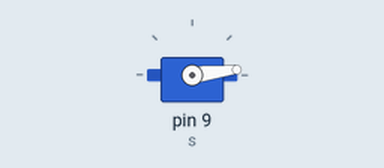
Simulated run of this sketch. Board: Arduino Uno, built with avr-gcc and run on an emulated ATmega328P. On the bench: servo.

Above: at 0.05 s.
At 0.85 s:
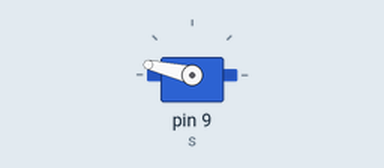
At 1.2 s:
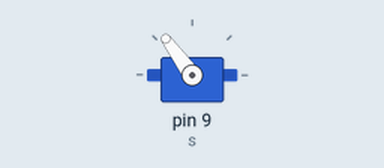
At 1.7 s:
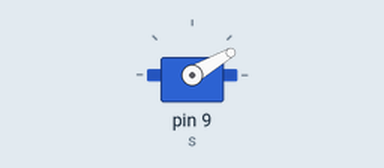
Timing chart, 0 to 4.2 s (numbered marks = the images above):
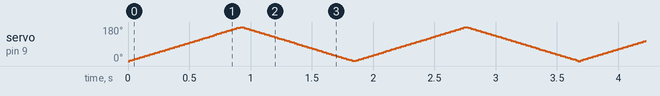

The sketch:

ServoSweep.ino
```cpp
#include <Servo.h>

Servo s;

void setup() {
  s.attach(9);
}

void loop() {
  for (int p = 0; p <= 180; p++) {
    s.write(p);
    delay(5);
  }
  for (int p = 180; p >= 0; p--) {
    s.write(p);
    delay(5);
  }

}
```
